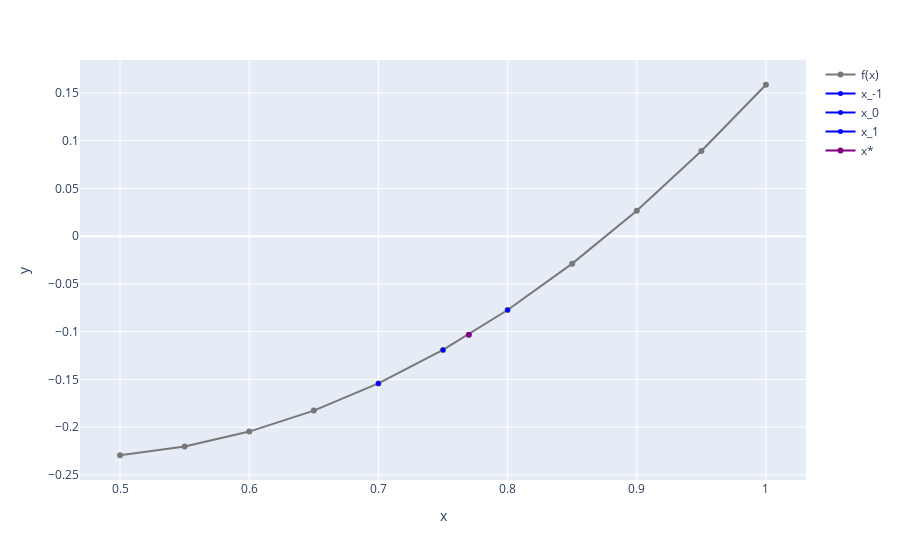

Notebook code for this chart:
### Markdown cell above
## Определение $x_0, x_1$ и $x_{-1}$ для интерполяции по 3-м точкам

### Code cell
i_3 = 0
for i in range(len(x_points) - 1):
    if x_points[i] <= x_star <= x_points[i + 1]:
        if i == 0:
            i_3 = 1
            break

        if i == len(x_points) - 2:
            i_3 = len(x_points) - 2
            break

        if x_star - x_points[i] <= x_points[i + 1] - x_star:
            i_3 = i
        else:
            i_3 = i + 1
        break

    if i == len(x_points) - 2:
        raise ValueError("x* вне отрезка [a, b]")
    
print(x_points[i_3 - 1], x_points[i_3], x_points[i_3 + 1])
print(x_star)

figure = px.line(x=x_points, y=y_points, markers=True, color_discrete_sequence=["rgb(120, 120, 120)"])
figure.update_traces(name="f(x)", showlegend=True)

figure.add_scatter(x=[x_points[i_2 - 1]], y=[y_points[i_2 - 1]], name="x_-1", marker=dict(color="blue", size=5, symbol="circle"))
figure.add_scatter(x=[x_points[i_2]], y=[y_points[i_2]], name="x_0", marker=dict(color="blue", size=5, symbol="circle"))
figure.add_scatter(x=[x_points[i_2 + 1]], y=[y_points[i_2 + 1]], name="x_1", marker=dict(color="blue", size=5, symbol="circle"))

figure.add_scatter(x=[x_star], y=[float(f.subs(x, x_star))], name="x*", marker=dict(color="purple", size=6, symbol="circle"))

figure.show()

### Figure 1 — Plotly figure (JSON) as saved in the notebook; plotly's stock layout.template omitted (floating-point values rounded to 4 significant figures)
{"data": [{"hovertemplate": "x=%{x}<br>y=%{y}<extra></extra>", "legendgroup": "", "line": {"color": "rgb(120, 120, 120)", "dash": "solid"}, "marker": {"symbol": "circle"}, "mode": "lines+markers", "name": "f(x)", "orientation": "v", "showlegend": true, "type": "scatter", "x": [0.5, 0.55, 0.6, 0.65, 0.7, 0.75, 0.8, 0.85, 0.9, 0.95, 1.0], "xaxis": "x", "y": [-0.2294, -0.2202, -0.2046, -0.1827, -0.1542, -0.1191, -0.07736, -0.02878, 0.02667, 0.08908, 0.1585], "yaxis": "y"}, {"marker": {"color": "blue", "size": 5, "symbol": "circle"}, "name": "x_-1", "type": "scatter", "x": [0.7], "y": [-0.1542]}, {"marker": {"color": "blue", "size": 5, "symbol": "circle"}, "name": "x_0", "type": "scatter", "x": [0.75], "y": [-0.1191]}, {"marker": {"color": "blue", "size": 5, "symbol": "circle"}, "name": "x_1", "type": "scatter", "x": [0.8], "y": [-0.07736]}, {"marker": {"color": "purple", "size": 6, "symbol": "circle"}, "name": "x*", "type": "scatter", "x": [0.77], "y": [-0.1032]}], "layout": {"legend": {"tracegroupgap": 0}, "margin": {"t": 60}, "xaxis": {"anchor": "y", "domain": [0, 1], "title": {"text": "x"}}, "yaxis": {"anchor": "x", "domain": [0, 1], "title": {"text": "y"}}}}
